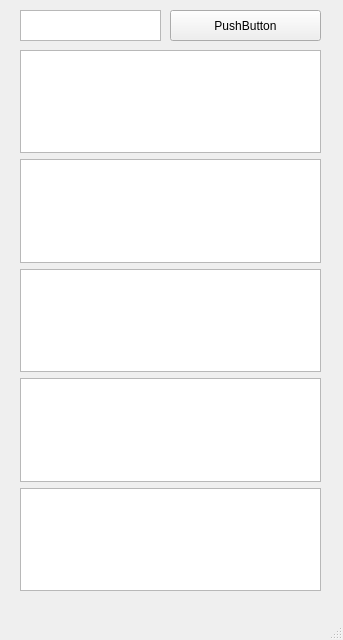
<?xml version="1.0" encoding="UTF-8"?>
<ui version="4.0">
 <class>MainWindow</class>
 <!-- IJADSJDSOJDSDJOSAIIOAOJWQWJD-->>
 <widget class="QMainWindow" name="MainWindow">
  <property name="geometry">
   <rect>
    <x>0</x>
    <y>0</y>
    <width>343</width>
    <height>640</height>
   </rect>
  </property>
  <property name="windowTitle">
   <string>MainWindow</string>
  </property>
  <widget class="QWidget" name="centralwidget">
   <widget class="QTextEdit" name="textEdit_4">
    <property name="geometry">
     <rect>
      <x>20</x>
      <y>10</y>
      <width>141</width>
      <height>31</height>
     </rect>
    </property>
   </widget>
   <widget class="QPushButton" name="pushButton">
    <property name="geometry">
     <rect>
      <x>170</x>
      <y>10</y>
      <width>151</width>
      <height>31</height>
     </rect>
    </property>
    <property name="text">
     <string>PushButton</string>
    </property>
   </widget>
   <widget class="QWidget" name="verticalLayoutWidget">
    <property name="geometry">
     <rect>
      <x>20</x>
      <y>50</y>
      <width>301</width>
      <height>541</height>
     </rect>
    </property>
    <layout class="QVBoxLayout" name="verticalLayout">
     <item>
      <widget class="QTextEdit" name="textEdit"/>
     </item>
     <item>
      <widget class="QTextEdit" name="textEdit_3"/>
     </item>
     <item>
      <widget class="QTextEdit" name="textEdit_2"/>
     </item>
     <item>
      <widget class="QTextEdit" name="textEdit_5"/>
     </item>
     <item>
      <widget class="QTextEdit" name="textEdit_6"/>
     </item>
    </layout>
   </widget>
  </widget>
  <widget class="QMenuBar" name="menubar">
   <property name="geometry">
    <rect>
     <x>0</x>
     <y>0</y>
     <width>343</width>
     <height>22</height>
    </rect>
   </property>
  </widget>
  <widget class="QStatusBar" name="statusbar"/>
 </widget>
 <resources/>
 <connections/>
</ui>
